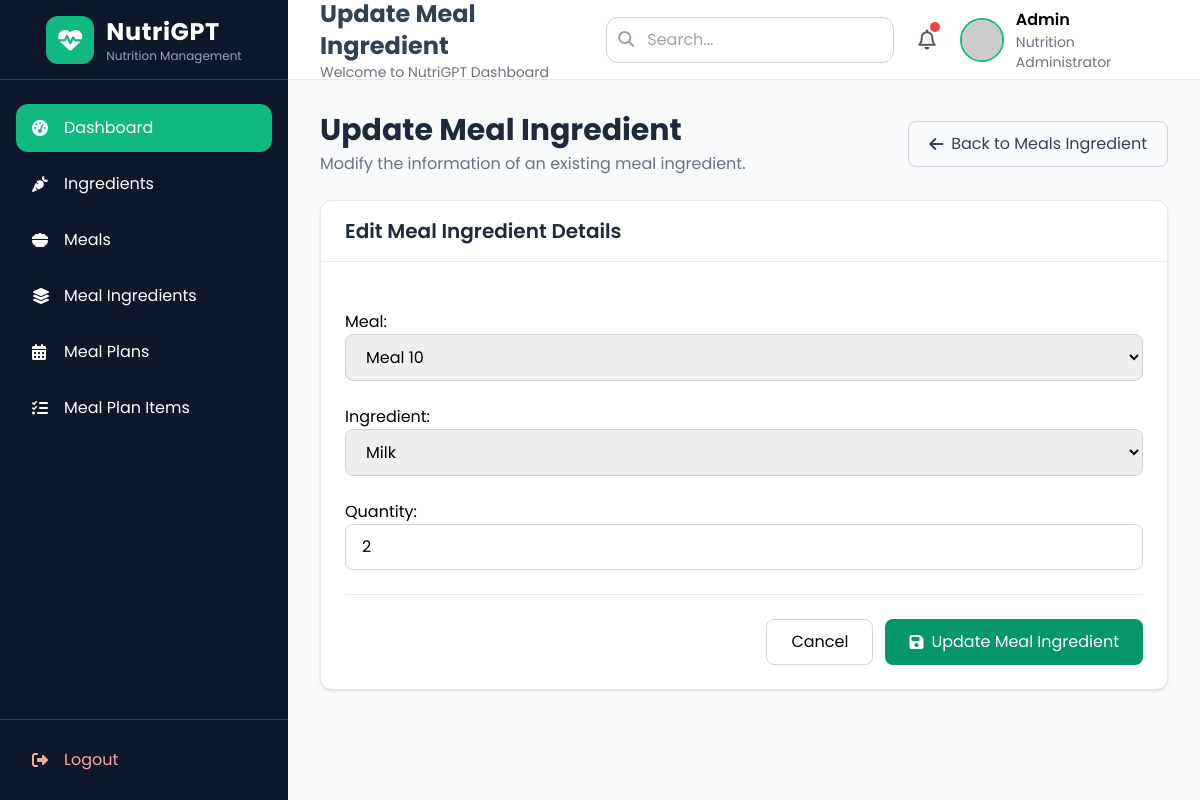
Screenshot of /meal/MealIngredient/update/1 with the database file from the repository.
### meals/models.py (models this page shows, shortened)
class MealIngredient(models.Model):
    meal = models.ForeignKey(Meal, on_delete=models.CASCADE)
    ingredient = models.ForeignKey(Ingredient, on_delete=models.CASCADE)
    quantity = models.IntegerField()
    class Meta:
        db_table = 'meal ingredient'
        unique_together = ['meal', 'ingredient']

### meals/views.py (the view)
# urls.py: path('MealIngredient/update/<int:pk>', MealIngredientUpdateView.as_view(), name = 'MealIngredient-update'),
class MealIngredientUpdateView(UpdateView):
    model = MealIngredient
    template_name = 'mealingredient/update.html'
    form_class = MealIngredientForm
    success_url = reverse_lazy('MealIngredient-list')

### meals/forms.py
class MealIngredientForm(forms.ModelForm):
    class Meta:
        model = MealIngredient
        fields = "__all__"
        widgets = {
            "meal": forms.Select(attrs={
                "class": "w-full rounded-lg border border-gray-300 px-4 py-2.5 focus:ring-2 focus:ring-emerald-500 outline-none",
            }),
            "ingredient": forms.Select(attrs={
                "class": "w-full rounded-lg border border-gray-300 px-4 py-2.5 focus:ring-2 focus:ring-emerald-500 outline-none",
            }),
            "quantity": forms.NumberInput(attrs={
                "class": "w-full rounded-lg border border-gray-300 px-4 py-2.5 focus:ring-2 focus:ring-emerald-500 outline-none",
                "placeholder": "Quantity",
            }),
        }

### meals/models.py (called while the page is built)
    def __str__(self):
        return self.name

    def __str__(self):
        return self.name

### meals/templates/mealingredient/update.html (shortened to what this page needs)
{% extends "home/base.html" %}
{% block content %}
<div class="max-w-4xl mx-auto">
    <div class="flex flex-col md:flex-row md:items-center md:justify-between gap-4 mb-6">
        <div>
            <h1 class="text-3xl font-bold text-slate-800">
                Update Meal Ingredient
            </h1>
            <p class="text-gray-500 mt-1">
                Modify the information of an existing meal ingredient.
            </p>
        </div>
        <a href="{% url 'MealIngredient-list' %}"
           class="inline-flex items-center gap-2 px-5 py-2.5 rounded-lg border border-gray-300 text-gray-700 hover:bg-gray-100 transition">
            <i class="fa-solid fa-arrow-left"></i>
            Back to Meals Ingredient
        </a>
    </div>
    <div class="bg-white rounded-xl shadow border border-gray-200">
        <div class="border-b border-gray-200 px-6 py-4">
            <h2 class="text-xl font-semibold text-slate-800">
                Edit Meal Ingredient Details
            </h2>
        </div>
        <form method="POST" class="p-6 space-y-6">
            {{ form }}
            <div class="flex justify-end gap-3 border-t border-gray-200 pt-6">
                <a href="{% url 'MealIngredient-list' %}"
                   class="px-6 py-2.5 rounded-lg border border-gray-300 hover:bg-gray-100 transition">
                    Cancel
                </a>
                <button type="submit"
                        class="inline-flex items-center gap-2 px-6 py-2.5 rounded-lg bg-emerald-600 text-white hover:bg-emerald-700 transition">
                    <i class="fa-solid fa-floppy-disk"></i>
                    Update Meal Ingredient
                </button>
            </div>
        </form>
    </div>
</div>
{% endblock %}

### home/templates/home/base.html (style rules this page uses)
body { font-family: 'Poppins', sans-serif; background:#f8fafc; }

### rows the page displays
MealIngredient: meal "Meal 10", ingredient "Milk", quantity "2"
